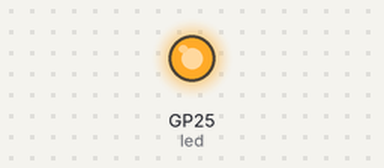
Recording of a program running on a simulated Raspberry Pi Pico running MicroPython. On the bench: output pins drawn as LEDs (lit = HIGH).

Above: at 0.5 s.
At 5.0 s:
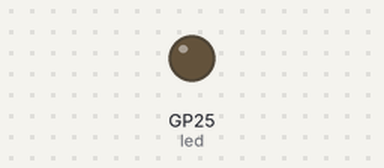
Timing chart, 0 to 6.9 s (numbered marks = the images above):
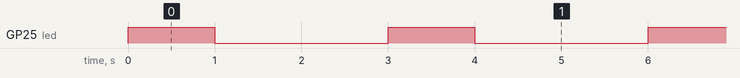

Measured:
- by itself, GP25 (led): alternates HIGH for 1.0 s and LOW for 2.0 s

The program:

blink_led.py
```python
from machine import Pin
import time
led = Pin("LED", Pin.OUT)

while True:
    #Turn on led
    led.value(1)
    # led on for 1s
    time.sleep(1)
    # Turn led off
    led.value(0)
    # led off for 2s
    time.sleep(2)
```
